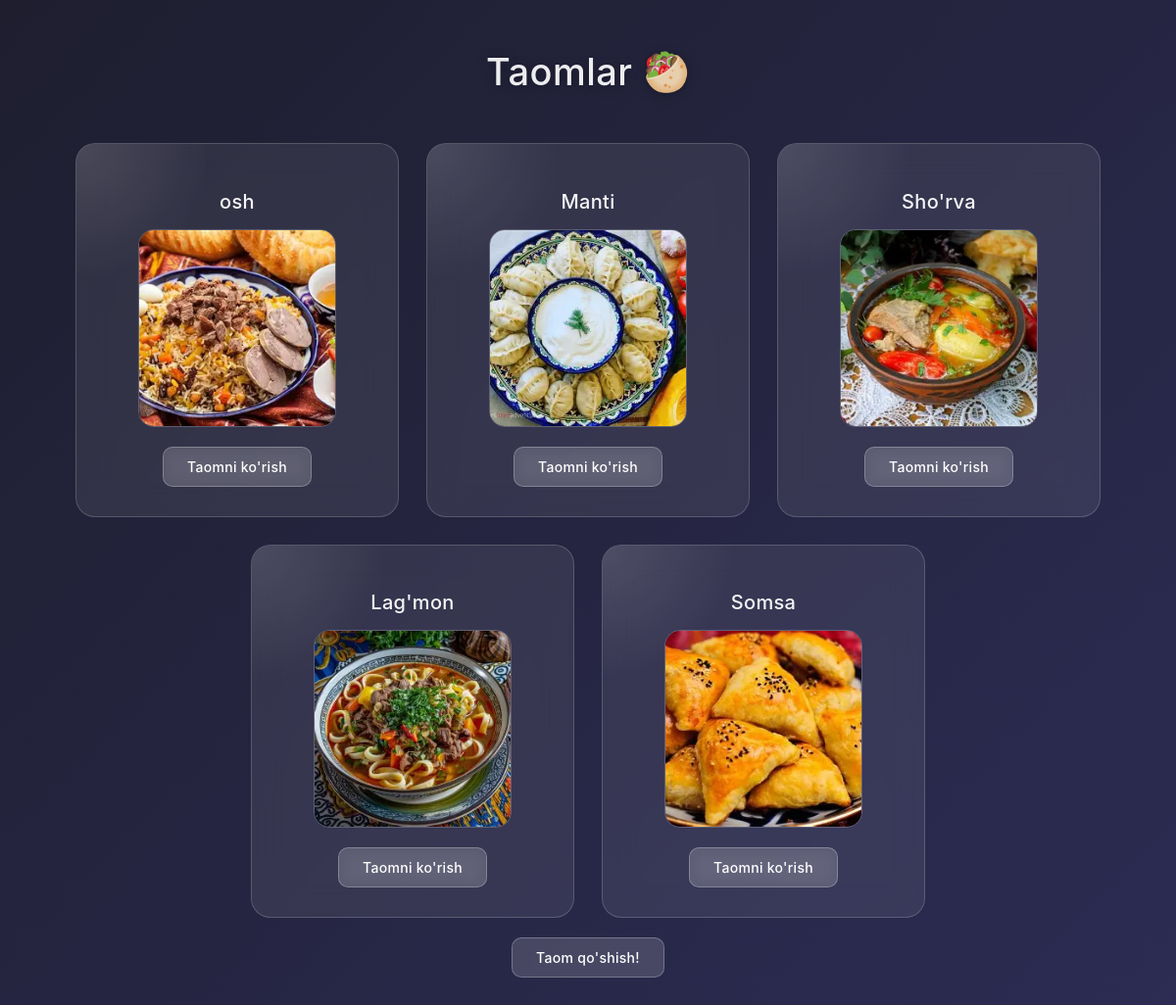
/app/taom/, run on the app's committed database.
### app/models.py (models this page shows, shortened)
class Taom(models.Model):
    title = models.CharField(max_length=200)
    ingredients = models.TextField()
    instructions = models.TextField()
    rasm = models.ImageField(upload_to="images/",default="css/images/salom.png",null=True, blank=True)
    slug = models.SlugField(max_length=100, unique=True, blank=True)

### app/views.py (the view)
# urls.py: path("taom/", views.StudentListView.as_view(), name='user_list'),
class StudentListView(ListView):
    model = Taom
    context_object_name = 'users'
    template_name = 'myapp/user_list.html'

### templates/myapp/user_list.html (shortened to what this page needs)
{% load static %}
<!DOCTYPE html>
<html lang="uz">
<head>
<link rel="stylesheet" href="{% static 'css/stili.css' %}">
</head>
<body>
<div class="container">
    <h1>Taomlar 🥙</h1>
    <div class="cards-list">
        {% for user in users %}
        <div class="card">
            <h2>{{ user.title }} </h2>
            {% if user.rasm %}
            <img src="{{user.rasm.url}}" width="200" height="200">
            {% else %}
            <img src="{% static 'css/images/salom.png' %}">
            {% endif %}
            <a href="{% url 'user_detail' user.slug %}" class="btn">Taomni ko'rish</a>
        </div>
        {% empty %}
        <p>Hozircha taomlar yo'q.</p>
        {% endfor %}
    </div>
    <a style="margin-top: 20px;" href="{% url 'user_create' %}" class="btn">Taom qo'shish!</a>
</div>
</body>
</html>

### static/css/stili.css (style rules this page uses)
body { margin: 0; font-family: 'Inter', 'Segoe UI', sans-serif; background: linear-gradient(135deg, #1e1e2f, #2c2c54); color: #fff; min-height: 100vh; }
.container { width: 90%; max-width: 1200px; margin: 50px auto; text-align: center; }
h1 { font-size: 38px; font-weight: 500; margin-bottom: 50px; letter-spacing: 0.5px; color: rgba(255, 255, 255, 0.92); text-shadow: 0 2px 12px rgba(0, 0, 0, 0.3); }
.cards-list { display: flex; flex-wrap: wrap; justify-content: center; gap: 28px; }
.card { background: rgba(255, 255, 255, 0.08); backdrop-filter: blur(16px); -webkit-backdrop-filter: blur(16px); border: 1px solid rgba(255, 255, 255, 0.18); border-radius: 20px; padding: 30px 24px; width: 280px; text-align: center; color: #fff; position: relative; overflow: hidden; transition: transform 0.35s ease, background 0.35s ease, box-shadow 0.35s ease, border-color 0.35s ease; }
.card::before { content: ''; position: absolute; top: -40%; left: -40%; width: 80%; height: 80%; background: radial-gradient(circle, rgba(255,255,255,0.12) 0%, transparent 70%); pointer-events: none; }
.card h2 { font-size: 20px; font-weight: 500; color: rgba(255, 255, 255, 0.95); margin-bottom: 8px; letter-spacing: 0.3px; }
.btn { display: inline-block; padding: 11px 24px; background: rgba(255, 255, 255, 0.15); color: #fff; text-decoration: none; border-radius: 10px; font-weight: 500; font-size: 14px; letter-spacing: 0.3px; border: 1px solid rgba(255, 255, 255, 0.25); backdrop-filter: blur(8px); transition: background 0.25s ease, transform 0.2s ease, border-color 0.25s ease; cursor: pointer; }
img { margin: 16px auto 20px; display: block; border-radius: 16px; width: 200px; height: 200px; object-fit: cover; border: 1px solid rgba(255, 255, 255, 0.20); transition: transform 0.3s ease, box-shadow 0.3s ease; }

### data on the page
Taom: title "osh", rasm (picture)
Taom: title "Manti", rasm (picture)
Taom: title "Sho'rva", rasm (picture)
Taom: title "Lag'mon", rasm (picture)
Taom: title "Somsa", rasm (picture)
